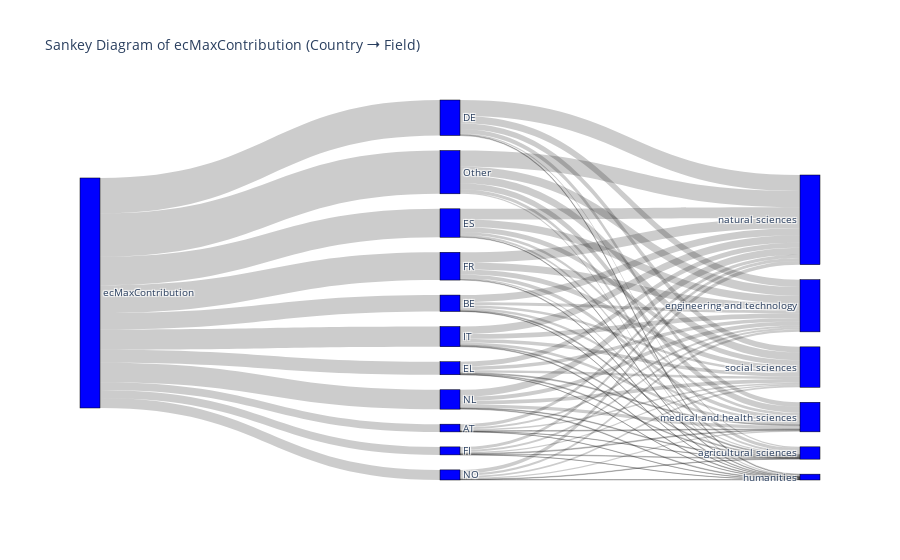

The notebook cell saved with this chart:
### Code cell
# Create the Sankey diagram
fig = go.Figure(data=[go.Sankey(
    node=dict(
        pad=15,
        thickness=20,
        line=dict(color="black", width=0.5),
        label=labels,
        color="blue"
    ),
    link=dict(
        source=links['source'],
        target=links['target'],
        value=links['value']
    )
)])

fig.update_layout(title_text="Sankey Diagram of ecMaxContribution (Country ➝ Field)", font_size=10)
fig.show()

### Figure 1 — Plotly figure (JSON) as saved in the notebook; plotly's stock layout.template omitted (floating-point values rounded to 4 significant figures)
{"data": [{"link": {"source": [0, 0, 0, 0, 0, 0, 0, 0, 0, 0, 0, 1, 1, 1, 1, 1, 1, 2, 2, 2, 2, 2, 2, 3, 3, 3, 3, 3, 3, 4, 4, 4, 4, 4, 4, 5, 5, 5, 5, 5, 5, 6, 6, 6, 6, 6, 6, 7, 7, 7, 7, 7, 7, 8, 8, 8, 8, 8, 8, 9, 9, 9, 9, 9, 9, 10, 10, 10, 10, 10, 10, 11, 11, 11, 11, 11, 11], "target": [1, 2, 3, 4, 5, 6, 7, 8, 9, 10, 11, 12, 13, 14, 15, 16, 17, 12, 13, 14, 15, 16, 17, 12, 13, 14, 15, 16, 17, 12, 13, 14, 15, 16, 17, 12, 13, 14, 15, 16, 17, 12, 13, 14, 15, 16, 17, 12, 13, 14, 15, 16, 17, 12, 13, 14, 15, 16, 17, 12, 13, 14, 15, 16, 17, 12, 13, 14, 15, 16, 17, 12, 13, 14, 15, 16, 17], "value": [3.359, 7.147, 15.43, 5.66, 12.37, 3.478, 12.09, 8.799, 8.438, 4.394, 18.84, 0.1083, 0.8654, 0.1123, 0.3176, 1.359, 0.5964, 0.4176, 1.312, 0.1328, 1.028, 3.073, 1.184, 0.5492, 3.197, 0.3153, 1.945, 6.962, 2.461, 0.3643, 1.55, 0.0865, 0.4064, 2.103, 1.15, 0.8254, 3.207, 0.2308, 1.274, 4.662, 2.174, 0.2695, 0.891, 0.06406, 0.3591, 1.335, 0.5595, 0.4682, 2.994, 0.2723, 1.68, 4.48, 2.192, 0.4166, 2.124, 0.2786, 1.201, 3.286, 1.493, 0.2931, 1.684, 0.3033, 1.445, 3.091, 1.622, 0.2175, 1.018, 0.211, 0.5615, 1.594, 0.7918, 1.423, 3.852, 0.534, 2.644, 7.042, 3.34]}, "node": {"color": "blue", "label": ["ecMaxContribution", "AT", "BE", "DE", "EL", "ES", "FI", "FR", "IT", "NL", "NO", "Other", "agricultural sciences", "engineering and technology", "humanities", "medical and health sciences", "natural sciences", "social sciences"], "line": {"color": "black", "width": 0.5}, "pad": 15, "thickness": 20}, "type": "sankey"}], "layout": {"font": {"size": 10}, "title": {"text": "Sankey Diagram of ecMaxContribution (Country ➝ Field)"}}}
